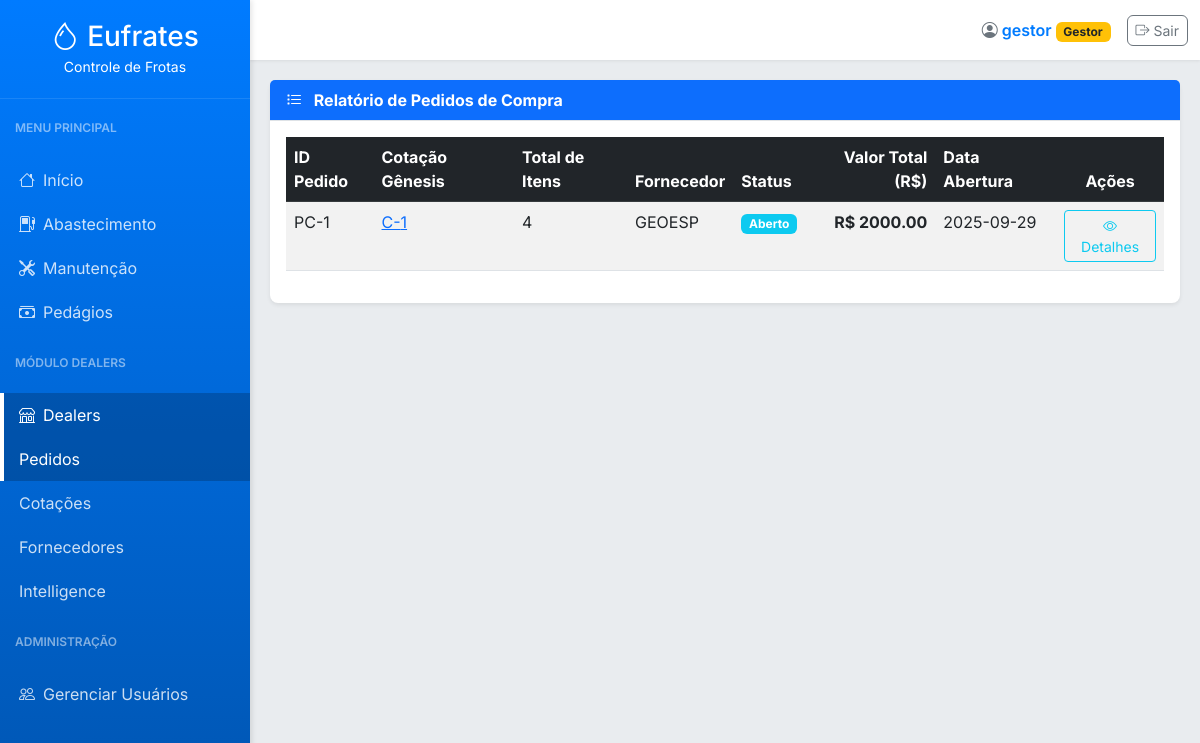
Before: /dealers/pedidos-relatorio (signed in) with the older database file.
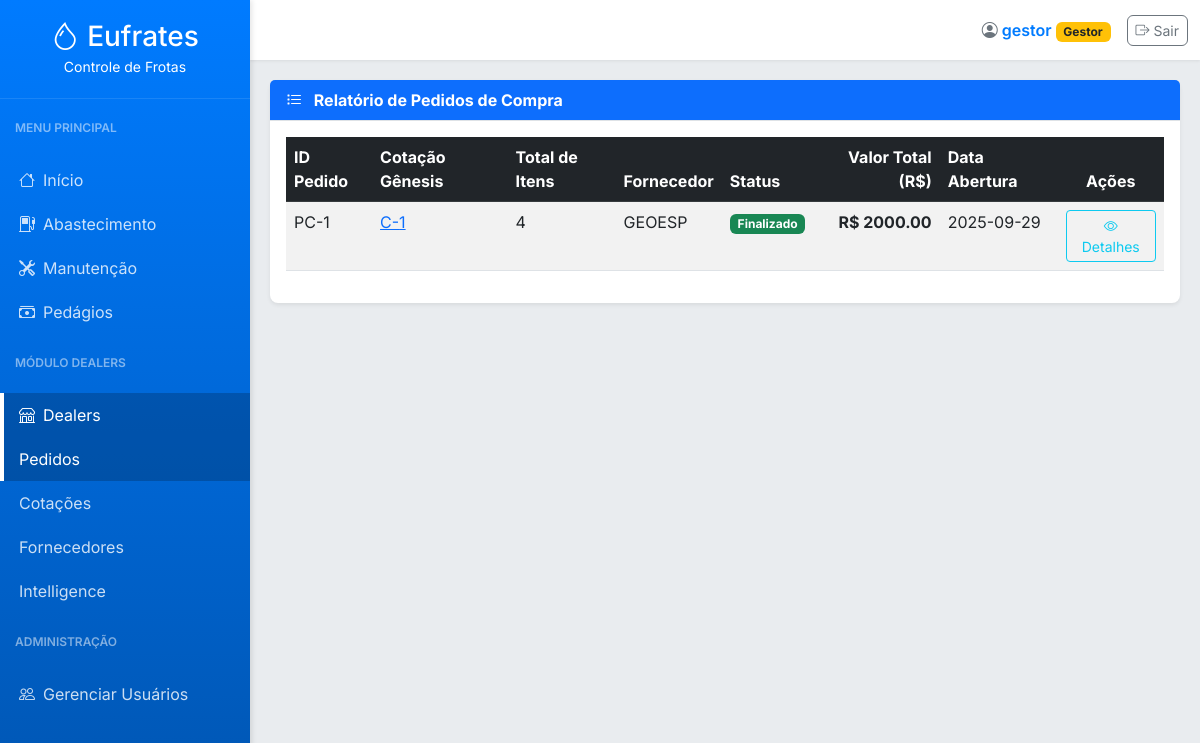
After: the same page with the newer database file.
### tables this page shows
CREATE TABLE users (
        id INTEGER PRIMARY KEY AUTOINCREMENT,
        username TEXT NOT NULL UNIQUE,
        password_hash TEXT NOT NULL,
        role TEXT NOT NULL CHECK(role IN ('Gestor', 'Comprador', 'Padrão'))
    );

CREATE TABLE pedidos_compra (
                id INTEGER PRIMARY KEY, cotacao_id INTEGER, user_id INTEGER, fornecedor_id INTEGER,
                valor_total REAL, data_abertura TEXT, status TEXT, data_finalizacao TEXT,
                nf_e_chave TEXT, nfs_pdf_path TEXT, data_registro TEXT
            );

CREATE TABLE fornecedores (
        id INTEGER PRIMARY KEY AUTOINCREMENT,
        cnpj TEXT NOT NULL UNIQUE,
        nome TEXT NOT NULL,
        ie TEXT,
        endereco TEXT,
        tipo TEXT,
        contato TEXT,
        data_registro TEXT DEFAULT CURRENT_TIMESTAMP
    );

### app.py (the view)
@app.route('/dealers/pedidos-relatorio')
@login_required
def pedidos_relatorio():
    pedidos_list = obter_pedidos_compra()
    return render_template('pedidos_relatorio.html', active_page='pedidos_compra', pedidos=pedidos_list)

### app.py (called while the page is built)
@app.before_request
def load_logged_in_user():
    user_id = session.get('user_id')
    g.user = get_user_by_id(user_id) if user_id else None

def login_required(view):
    @wraps(view)
    def wrapped_view(*args, **kwargs):
        if g.user is None:
            flash('Você precisa estar logado para acessar esta página.', 'warning')
            return redirect(url_for('login'))
        return view(*args, **kwargs)
    return wrapped_view

@app.context_processor
def inject_now():
    return {'now': datetime.now(), 'g': g}

### database.py (called while the page is built)
def get_db_connection():
    conn = sqlite3.connect('abastecimentos.db')
    conn.row_factory = sqlite3.Row
    return conn

def obter_pedidos_compra():
    conn = get_db_connection()
    query = '''
        SELECT
            p.id, p.cotacao_id, p.status, p.data_abertura, p.valor_total,
            f.nome as fornecedor_nome,
            (SELECT COUNT(*) FROM pedido_itens pi WHERE pi.pedido_id = p.id) as total_itens
        FROM pedidos_compra p
        JOIN fornecedores f ON p.fornecedor_id = f.id
        ORDER BY p.data_abertura DESC
    '''
    df = pd.read_sql(query, conn)
    conn.close()
    return df.to_dict('records')

def get_user_by_id(user_id):
    conn = get_db_connection()
    user = conn.execute('SELECT * FROM users WHERE id = ?', (user_id,)).fetchone()
    conn.close()
    return user

### templates/pedidos_relatorio.html
{% extends "base.html" %}
{% block content %}
<div class="card">
    <div class="card-header bg-primary text-white">
        <i class="bi bi-list-task me-2"></i> Relatório de Pedidos de Compra
    </div>
    <div class="card-body">
        <div class="table-responsive">
            <table class="table table-striped table-hover">
                <thead class="table-dark">
                    <tr>
                        <th>ID Pedido</th>
                        <th>Cotação Gênesis</th>
                        <th>Total de Itens</th>
                        <th>Fornecedor</th>
                        <th>Status</th>
                        <th class="text-end">Valor Total (R$)</th>
                        <th>Data Abertura</th>
                        <th class="text-center">Ações</th>
                    </tr>
                </thead>
                <tbody>
                    {% for pedido in pedidos %}
                    <tr>
                        <td>PC-{{ pedido.id }}</td>
                        <td><a href="{{ url_for('cotacao_detalhe', cotacao_id=pedido.cotacao_id) }}">C-{{ pedido.cotacao_id }}</a></td>
                        <td>{{ pedido.total_itens }}</td>
                        <td>{{ pedido.fornecedor_nome or '-' }}</td>
                        <td>
                            <span class="badge {% if pedido.status == 'Finalizado' %}bg-success{% elif pedido.status == 'Aberto' %}bg-info{% else %}bg-warning{% endif %}">
                                {{ pedido.status }}
                            </span>
                        </td>
                        <td class="text-end fw-bold">R$ {{ "%.2f"|format(pedido.valor_total) }}</td>
                        <td>{{ pedido.data_abertura.split(' ')[0] }}</td>
                        <td class="text-center">
                            <a href="{{ url_for('pedido_detalhe', pedido_id=pedido.id) }}" class="btn btn-sm btn-outline-info" title="Ver Detalhes">
                                <i class="bi bi-eye"></i> Detalhes
                            </a>
                        </td>
                    </tr>
                    {% else %}
                    <tr>
                        <td colspan="8" class="text-center py-4">Nenhum pedido de compra encontrado.</td>
                    </tr>
                    {% endfor %}
                </tbody>
            </table>
        </div>
    </div>
</div>
{% endblock %}

### templates/base.html (shortened to what this page needs)
<!DOCTYPE html>
<html lang="pt-BR">
<head>
    <link href="https://cdn.jsdelivr.net/npm/bootstrap@5.3.0/dist/css/bootstrap.min.css" rel="stylesheet">
    <link rel="stylesheet" href="https://cdn.jsdelivr.net/npm/bootstrap-icons@1.10.5/font/bootstrap-icons.css">
</head>
<body>
    <nav id="sidebar">
        <div class="sidebar-header">
            <h3 class="mb-0"><i class="bi bi-droplet me-2"></i>Eufrates</h3>
            <small>Controle de Frotas</small>
        </div>
        <ul class="list-unstyled components">
            <p class="sidebar-title">Menu Principal</p>
            <li class="nav-item">
                <a class="{{ 'active' if active_page == 'index' }}" href="{{ url_for('index') }}"><i class="bi bi-house me-2"></i>Início</a>
            </li>
            <li class="nav-item">
                <a class="{{ 'active' if active_page == 'relatorios' or active_page == 'medias' or active_page == 'combustiveis' }}" href="#abastecimentoSubmenu" data-bs-toggle="collapse" aria-expanded="false" class="dropdown-toggle">
                    <i class="bi bi-fuel-pump me-2"></i>Abastecimento
                </a>
            </li>
            <li class="nav-item">
                <a class="{{ 'active' if active_page == 'manutencoes' or active_page == 'metricas' or active_page == 'checklists' }}" href="#manutencaoSubmenu" data-bs-toggle="collapse" aria-expanded="false" class="dropdown-toggle">
                    <i class="bi bi-tools me-2"></i>Manutenção
                </a>
            </li>
            <li class="nav-item">
                <a class="{{ 'active' if active_page == 'pedagios' }}" href="{{ url_for('pedagios') }}"><i class="bi bi-cash-stack me-2"></i>Pedágios</a>
            </li>
            <p class="sidebar-title">Módulo Dealers</p>
            <li class="nav-item">
                <a class="{{ 'active' if active_page == 'pedidos_compra' or active_page == 'cotacoes' or active_page == 'fornecedores' or active_page == 'dealer_intelligence' }}" href="#dealersSubmenu" data-bs-toggle="collapse" aria-expanded="false" class="dropdown-toggle">
                    <i class="bi bi-shop me-2"></i>Dealers
                </a>
                <ul class="collapse list-unstyled" id="dealersSubmenu">
                    {% if g.user.role in ['Administrador', 'Gestor', 'Comprador'] %}
                    <li><a class="{{ 'active' if active_page == 'pedidos_compra' }}" href="{{ url_for('pedidos_relatorio') }}">Pedidos</a></li>
                    <li><a class="{{ 'active' if active_page == 'cotacoes' }}" href="{{ url_for('cotacoes_relatorio') }}">Cotações</a></li>
                    <li><a class="{{ 'active' if active_page == 'fornecedores' }}" href="{{ url_for('fornecedores') }}">Fornecedores</a></li>
                    {% endif %}
                    {% if g.user.role in ['Administrador', 'Gestor'] %}
                    <li><a class="{{ 'active' if active_page == 'dealer_intelligence' }}" href="{{ url_for('dealer_intelligence') }}">Intelligence</a></li>
                    {% endif %}
                </ul>
            </li>
            {% if g.user.role in ['Administrador', 'Gestor'] %}
            <p class="sidebar-title">Administração</p>
            <li class="nav-item">
                <a class="{{ 'active' if active_page == 'user_management' }}" href="{{ url_for('user_management') }}"><i class="bi bi-people me-2"></i>Gerenciar Usuários</a>
            </li>
            {% endif %}
        </ul>
    </nav>
    <div id="content">
        <nav class="navbar navbar-top navbar-expand-lg">
            <div class="container-fluid d-flex justify-content-end">
                <div class="d-flex align-items-center">
                    <div class="user-info me-3">
                        <span class="text-secondary"><i class="bi bi-person-circle"></i></span>
                        {{ g.user.username }}
                        <span class="badge
                            {% if g.user.role == 'Administrador' %}bg-danger
                            {% elif g.user.role == 'Gestor' %}bg-warning text-dark
                            {% elif g.user.role == 'Comprador' %}bg-primary
                            {% else %}bg-secondary{% endif %}">
                            {{ g.user.role }}
                        </span>
                    </div>
                    <a href="{{ url_for('logout') }}" class="btn btn-sm btn-outline-secondary btn-custom">
                        <i class="bi bi-box-arrow-right"></i> Sair
                    </a>
                </div>
            </div>
        </nav>
        <div class="page-content">
            {% block content %}{% endblock %}
        </div>
    </div>
</body>
</html>

### templates/base.html (style rules this page uses)
:root { --sidebar-width: 250px; --primary-color: #007bff; --secondary-color: #6c757d; --bg-light: #f8f9fa; --text-dark: #343a40; --text-muted: #6c757d; }
body { font-family: 'Inter', sans-serif; background-color: #e9ecef; color: var(--text-dark); min-height: 100vh; display: flex; }
#sidebar { width: var(--sidebar-width); min-width: var(--sidebar-width); height: 100vh; position: fixed; top: 0; left: 0; background: linear-gradient(180deg, #007bff, #0056b3); color: white; transition: all 0.3s; overflow-y: auto; box-shadow: 2px 0 5px rgba(0, 0, 0, 0.1); z-index: 1000; }
#sidebar .sidebar-header { padding: 20px 15px; text-align: center; border-bottom: 1px solid rgba(255, 255, 255, 0.1); }
#sidebar .list-unstyled a { padding: 10px 15px; font-size: 1.0em; display: block; color: rgba(255, 255, 255, 0.8); text-decoration: none; transition: background 0.2s, color 0.2s; border-left: 4px solid transparent; }
#sidebar .list-unstyled a:hover, #sidebar .list-unstyled a.active { color: #fff; background: rgba(0, 0, 0, 0.2); border-left: 4px solid #fff; }
#sidebar .sidebar-title { padding: 10px 15px 5px; font-size: 0.75em; text-transform: uppercase; font-weight: 600; color: rgba(255, 255, 255, 0.5); margin-top: 10px; }
#content { width: 100%; padding-left: var(--sidebar-width); min-height: 100vh; transition: all 0.3s; }
.navbar-top { width: 100%; height: 60px; background-color: #fff; box-shadow: 0 1px 3px rgba(0, 0, 0, 0.08); position: sticky; top: 0; z-index: 999; }
.navbar-top .user-info { font-weight: 600; color: var(--primary-color); }
.page-content { padding: 20px; }
.card { border: none; border-radius: 8px; box-shadow: 0 0.125rem 0.25rem rgba(0, 0, 0, 0.075); margin-bottom: 20px; }
.card-header { background-color: var(--bg-light); font-weight: 700; border-bottom: 1px solid #dee2e6; }
.btn-custom { border-radius: 6px; }

Changed rows visible on the page:
changed pedidos_compra "GEOESP": status "Aberto" → "Finalizado"
